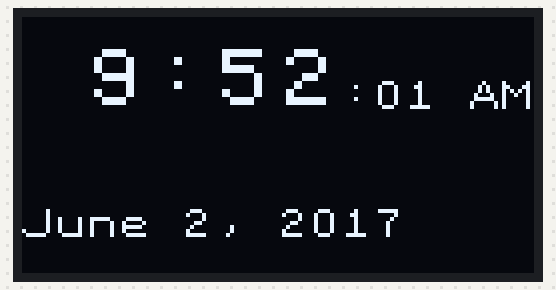
Simulated run of this sketch. Board: Arduino Uno, built with avr-gcc and run on an emulated ATmega328P. On the bench: 128×64 one-colour display.

Above: at 1.2 s.
At 5.2 s:
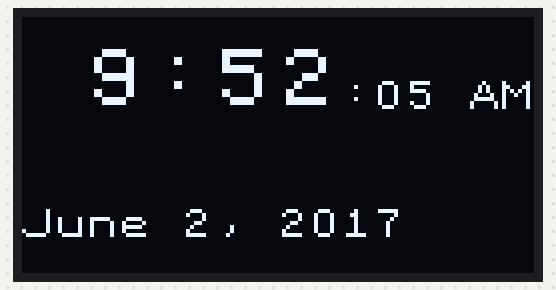
At 11.2 s:
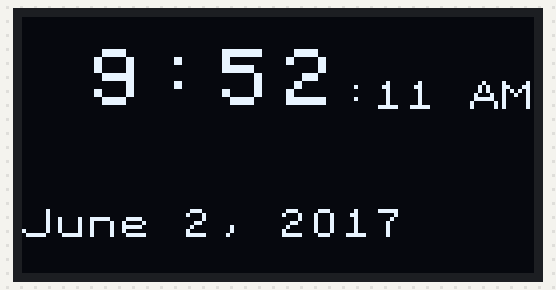
At 19.2 s:
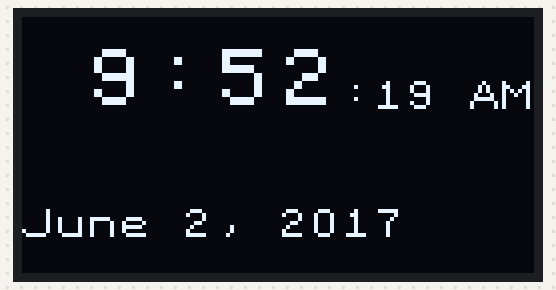
At 27.2 s:
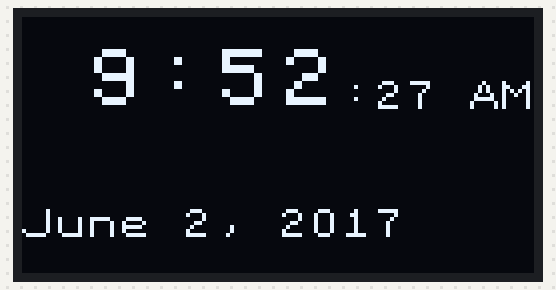
At 38.2 s:
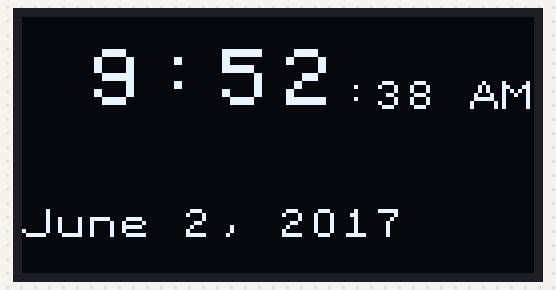

Measured:
- what the display in image 3 shows lasts 1.0 s, from 19.1 s to 20.1 s

The sketch:

Clock.ino
```cpp
#include <Arduino.h>
#include <U8x8lib.h>

#include <string.h>
#include <TimerOne.h>

uint8_t hour = 9;
uint8_t minute = 52;
volatile uint8_t seconds = 0;
unsigned int _seconds = 0;
char timeString[6] = {0};

U8X8_SSD1306_128X64_NONAME_HW_I2C u8x8(/* reset=*/ U8X8_PIN_NONE);

void setup(void)
{
    u8x8.begin();
    u8x8.setPowerSave(0);

    // Set the timer to trigger the interrupt handler every 1 second.
    Timer1.initialize(1000000);
    Timer1.attachInterrupt(ticker);
}

void loop(void)
{

    u8x8.setFont(u8x8_font_artossans8_r);

    // We only need to do something if the seconds counter has changed
    // since the last time we updated the display.
    if (seconds == _seconds)
        return;

    // Stop triggering interrupts while we're calculating the current time.
    // We don't want to be changing the seconds variable at the same time as
    // the interrupt handler.
    noInterrupts();

    if ( seconds == 60 )
    {
        seconds = 0;
        minute++;

        if (minute == 60)
        {
            minute = 0;
            hour++;

            if (hour == 13)
            {
                hour = 1;
            }
        }
    }

    // Capture the current value for seconds, so that we don't end up displaying
    // the incorrect value if it was changed by the interrupt handler.
    _seconds = seconds;

    // Start triggering interrupts again.
    interrupts();

    // Generated a formatted time string to be displayed.
    snprintf(timeString, 6, "%2d:%02d", hour, minute);

    u8x8.draw2x2String(0, 1, timeString);
    u8x8.drawGlyph(10, 2, ':');
    u8x8.drawString(11, 2, u8x8_u8toa(_seconds, 2));
    u8x8.drawString(14, 2, "AM");

    u8x8.drawString(0, 6, "June 2, 2017");
}

// Ticker - interrupt handler
// -------------------------------------------------------------------------
// Triggers every 1 second to update the seconds counter variable.
void ticker(void)
{
    seconds++;
}
```
